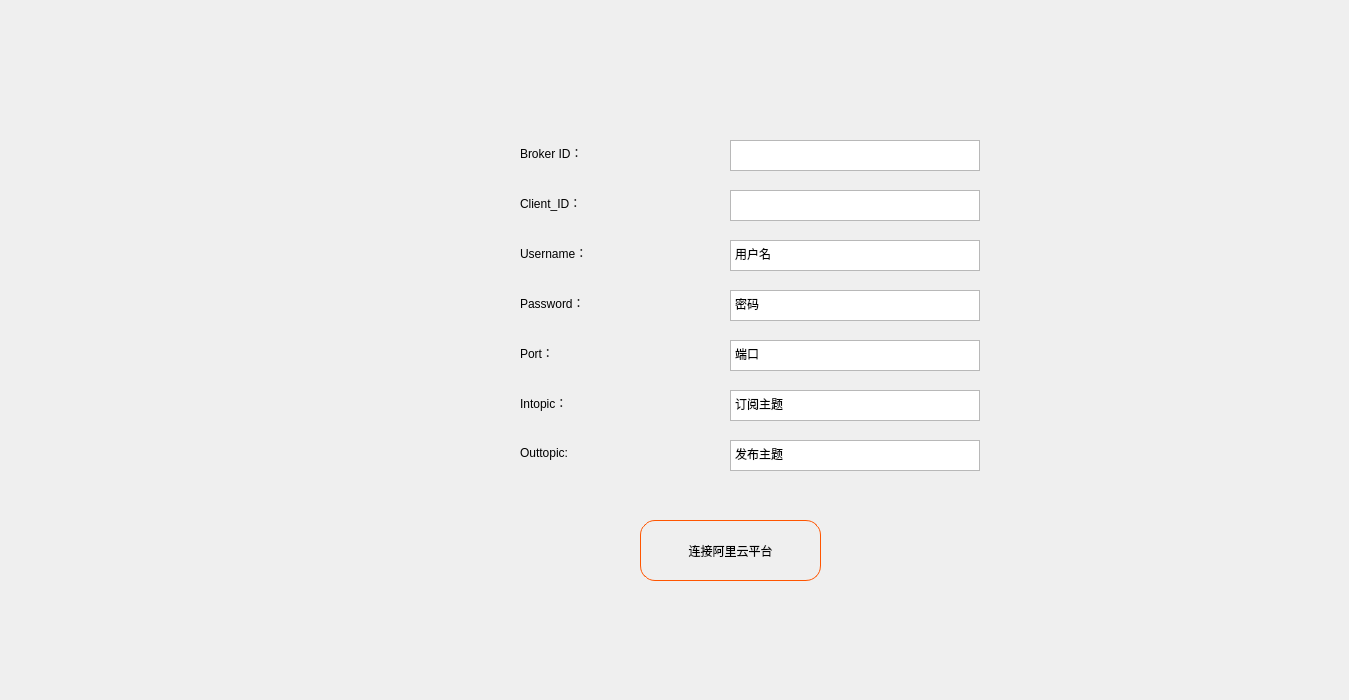
     <widget class="QWidget" name="tab_1_17">
      <attribute name="title">
       <string>Aliyun接入</string>
      </attribute>
      <widget class="QWidget" name="widget_25" native="true">
       <property name="geometry">
        <rect>
         <x>730</x>
         <y>140</y>
         <width>331</width>
         <height>331</height>
        </rect>
       </property>
       <widget class="QTextEdit" name="broker_5">
        <property name="geometry">
         <rect>
          <x>0</x>
          <y>0</y>
          <width>250</width>
          <height>31</height>
         </rect>
        </property>
        <property name="markdown">
         <string>根据物联网平台选择

</string>
        </property>
       </widget>
       <widget class="QTextEdit" name="port_5">
        <property name="geometry">
         <rect>
          <x>0</x>
          <y>200</y>
          <width>250</width>
          <height>31</height>
         </rect>
        </property>
        <property name="markdown">
         <string>端口

</string>
        </property>
        <property name="html">
         <string>&lt;!DOCTYPE HTML PUBLIC &quot;-//W3C//DTD HTML 4.0//EN&quot; &quot;http://www.w3.org/TR/REC-html40/strict.dtd&quot;&gt;
&lt;html&gt;&lt;head&gt;&lt;meta name=&quot;qrichtext&quot; content=&quot;1&quot; /&gt;&lt;meta charset=&quot;utf-8&quot; /&gt;&lt;style type=&quot;text/css&quot;&gt;
p, li { white-space: pre-wrap; }
hr { height: 1px; border-width: 0; }
li.unchecked::marker { content: &quot;\2610&quot;; }
li.checked::marker { content: &quot;\2612&quot;; }
&lt;/style&gt;&lt;/head&gt;&lt;body style=&quot; font-family:'Microsoft YaHei'; font-size:9pt; font-weight:400; font-style:normal;&quot;&gt;
&lt;p style=&quot; margin-top:6px; margin-bottom:6px; margin-left:0px; margin-right:0px; -qt-block-indent:0; text-indent:0px;&quot;&gt;端口&lt;/p&gt;&lt;/body&gt;&lt;/html&gt;</string>
        </property>
       </widget>
       <widget class="QTextEdit" name="client_5">
        <property name="geometry">
         <rect>
          <x>0</x>
          <y>50</y>
          <width>250</width>
          <height>31</height>
         </rect>
        </property>
        <property name="lineWrapMode">
         <enum>QTextEdit::LineWrapMode::WidgetWidth</enum>
        </property>
        <property name="markdown">
         <string>Client_ID

</string>
        </property>
       </widget>
       <widget class="QTextEdit" name="password_5">
        <property name="geometry">
         <rect>
          <x>0</x>
          <y>150</y>
          <width>250</width>
          <height>31</height>
         </rect>
        </property>
        <property name="markdown">
         <string>密码

</string>
        </property>
        <property name="html">
         <string>&lt;!DOCTYPE HTML PUBLIC &quot;-//W3C//DTD HTML 4.0//EN&quot; &quot;http://www.w3.org/TR/REC-html40/strict.dtd&quot;&gt;
&lt;html&gt;&lt;head&gt;&lt;meta name=&quot;qrichtext&quot; content=&quot;1&quot; /&gt;&lt;meta charset=&quot;utf-8&quot; /&gt;&lt;style type=&quot;text/css&quot;&gt;
p, li { white-space: pre-wrap; }
hr { height: 1px; border-width: 0; }
li.unchecked::marker { content: &quot;\2610&quot;; }
li.checked::marker { content: &quot;\2612&quot;; }
&lt;/style&gt;&lt;/head&gt;&lt;body style=&quot; font-family:'Microsoft YaHei'; font-size:9pt; font-weight:400; font-style:normal;&quot;&gt;
&lt;p style=&quot; margin-top:6px; margin-bottom:6px; margin-left:0px; margin-right:0px; -qt-block-indent:0; text-indent:0px;&quot;&gt;密码&lt;/p&gt;&lt;/body&gt;&lt;/html&gt;</string>
        </property>
       </widget>
       <widget class="QTextEdit" name="outtopic_5">
        <property name="geometry">
         <rect>
          <x>0</x>
          <y>300</y>
          <width>250</width>
          <height>31</height>
         </rect>
        </property>
        <property name="markdown">
         <string>发布主题

</string>
        </property>
        <property name="html">
         <string>&lt;!DOCTYPE HTML PUBLIC &quot;-//W3C//DTD HTML 4.0//EN&quot; &quot;http://www.w3.org/TR/REC-html40/strict.dtd&quot;&gt;
&lt;html&gt;&lt;head&gt;&lt;meta name=&quot;qrichtext&quot; content=&quot;1&quot; /&gt;&lt;meta charset=&quot;utf-8&quot; /&gt;&lt;style type=&quot;text/css&quot;&gt;
p, li { white-space: pre-wrap; }
hr { height: 1px; border-width: 0; }
li.unchecked::marker { content: &quot;\2610&quot;; }
li.checked::marker { content: &quot;\2612&quot;; }
&lt;/style&gt;&lt;/head&gt;&lt;body style=&quot; font-family:'Microsoft YaHei'; font-size:9pt; font-weight:400; font-style:normal;&quot;&gt;
&lt;p style=&quot; margin-top:6px; margin-bottom:6px; margin-left:0px; margin-right:0px; -qt-block-indent:0; text-indent:0px;&quot;&gt;发布主题&lt;/p&gt;&lt;/body&gt;&lt;/html&gt;</string>
        </property>
       </widget>
       <widget class="QTextEdit" name="username_5">
        <property name="geometry">
         <rect>
          <x>0</x>
          <y>100</y>
          <width>250</width>
          <height>31</height>
         </rect>
        </property>
        <property name="markdown">
         <string>用户名

</string>
        </property>
        <property name="html">
         <string>&lt;!DOCTYPE HTML PUBLIC &quot;-//W3C//DTD HTML 4.0//EN&quot; &quot;http://www.w3.org/TR/REC-html40/strict.dtd&quot;&gt;
&lt;html&gt;&lt;head&gt;&lt;meta name=&quot;qrichtext&quot; content=&quot;1&quot; /&gt;&lt;meta charset=&quot;utf-8&quot; /&gt;&lt;style type=&quot;text/css&quot;&gt;
p, li { white-space: pre-wrap; }
hr { height: 1px; border-width: 0; }
li.unchecked::marker { content: &quot;\2610&quot;; }
li.checked::marker { content: &quot;\2612&quot;; }
&lt;/style&gt;&lt;/head&gt;&lt;body style=&quot; font-family:'Microsoft YaHei'; font-size:9pt; font-weight:400; font-style:normal;&quot;&gt;
&lt;p style=&quot; margin-top:6px; margin-bottom:6px; margin-left:0px; margin-right:0px; -qt-block-indent:0; text-indent:0px;&quot;&gt;用户名&lt;/p&gt;&lt;/body&gt;&lt;/html&gt;</string>
        </property>
       </widget>
       <widget class="QTextEdit" name="intopic_5">
        <property name="geometry">
         <rect>
          <x>0</x>
          <y>250</y>
          <width>250</width>
          <height>31</height>
         </rect>
        </property>
        <property name="markdown">
         <string>订阅主题

</string>
        </property>
        <property name="html">
         <string>&lt;!DOCTYPE HTML PUBLIC &quot;-//W3C//DTD HTML 4.0//EN&quot; &quot;http://www.w3.org/TR/REC-html40/strict.dtd&quot;&gt;
&lt;html&gt;&lt;head&gt;&lt;meta name=&quot;qrichtext&quot; content=&quot;1&quot; /&gt;&lt;meta charset=&quot;utf-8&quot; /&gt;&lt;style type=&quot;text/css&quot;&gt;
p, li { white-space: pre-wrap; }
hr { height: 1px; border-width: 0; }
li.unchecked::marker { content: &quot;\2610&quot;; }
li.checked::marker { content: &quot;\2612&quot;; }
&lt;/style&gt;&lt;/head&gt;&lt;body style=&quot; font-family:'Microsoft YaHei'; font-size:9pt; font-weight:400; font-style:normal;&quot;&gt;
&lt;p style=&quot; margin-top:6px; margin-bottom:6px; margin-left:0px; margin-right:0px; -qt-block-indent:0; text-indent:0px;&quot;&gt;订阅主题&lt;/p&gt;&lt;/body&gt;&lt;/html&gt;</string>
        </property>
       </widget>
      </widget>
      <widget class="QWidget" name="widget_26" native="true">
       <property name="geometry">
        <rect>
         <x>520</x>
         <y>140</y>
         <width>111</width>
         <height>331</height>
        </rect>
       </property>
       <widget class="QLabel" name="label_133">
        <property name="geometry">
         <rect>
          <x>0</x>
          <y>300</y>
          <width>104</width>
          <height>25</height>
         </rect>
        </property>
        <property name="styleSheet">
         <string notr="true">
font: 14pt &quot;微软雅黑&quot;;
</string>
        </property>
        <property name="text">
         <string>Outtopic:</string>
        </property>
       </widget>
       <widget class="QLabel" name="label_brokerid_5">
        <property name="geometry">
         <rect>
          <x>0</x>
          <y>0</y>
          <width>104</width>
          <height>25</height>
         </rect>
        </property>
        <property name="styleSheet">
         <string notr="true">
font: 14pt &quot;微软雅黑&quot;;
</string>
        </property>
        <property name="text">
         <string>Broker ID：</string>
        </property>
       </widget>
       <widget class="QLabel" name="label_134">
        <property name="geometry">
         <rect>
          <x>0</x>
          <y>200</y>
          <width>104</width>
          <height>25</height>
         </rect>
        </property>
        <property name="styleSheet">
         <string notr="true">
font: 14pt &quot;微软雅黑&quot;;
</string>
        </property>
        <property name="text">
         <string>Port：</string>
        </property>
       </widget>
       <widget class="QLabel" name="label_135">
        <property name="geometry">
         <rect>
          <x>0</x>
          <y>100</y>
          <width>104</width>
          <height>25</height>
         </rect>
        </property>
        <property name="styleSheet">
         <string notr="true">
font: 14pt &quot;微软雅黑&quot;;
</string>
        </property>
        <property name="text">
         <string>Username：</string>
        </property>
       </widget>
       <widget class="QLabel" name="label_136">
        <property name="geometry">
         <rect>
          <x>0</x>
          <y>250</y>
          <width>104</width>
          <height>25</height>
         </rect>
        </property>
        <property name="styleSheet">
         <string notr="true">
font: 14pt &quot;微软雅黑&quot;;
</string>
        </property>
        <property name="text">
         <string>Intopic：</string>
        </property>
       </widget>
       <widget class="QLabel" name="label_137">
        <property name="geometry">
         <rect>
          <x>0</x>
          <y>50</y>
          <width>104</width>
          <height>25</height>
         </rect>
        </property>
        <property name="styleSheet">
         <string notr="true">
font: 14pt &quot;微软雅黑&quot;;
</string>
        </property>
        <property name="text">
         <string>Client_ID：</string>
        </property>
       </widget>
       <widget class="QLabel" name="label_138">
        <property name="geometry">
         <rect>
          <x>0</x>
          <y>150</y>
          <width>104</width>
          <height>25</height>
         </rect>
        </property>
        <property name="styleSheet">
         <string notr="true">
font: 14pt &quot;微软雅黑&quot;;
</string>
        </property>
        <property name="text">
         <string>Password：</string>
        </property>
       </widget>
      </widget>
      <widget class="QPushButton" name="connected_button_5">
       <property name="geometry">
        <rect>
         <x>640</x>
         <y>520</y>
         <width>181</width>
         <height>61</height>
        </rect>
       </property>
       <property name="styleSheet">
        <string notr="true">
QPushButton{
background:transparent;
font: 14pt &quot;微软雅黑&quot;;
border:1px solid;
border-color: rgb(255, 85, 0);
border-radius:15;
}


QPushButton::hover{background:rgba(0, 0, 0,170)}

</string>
       </property>
       <property name="text">
        <string>连接阿里云平台</string>
       </property>
       <property name="icon">
        <iconset resource="../resource/1.qrc">
         <normaloff>:/1/aliyun.png</normaloff>:/1/aliyun.png</iconset>
       </property>
       <property name="iconSize">
        <size>
         <width>30</width>
         <height>30</height>
        </size>
       </property>
      </widget>
      <widget class="QLabel" name="label_139">
       <property name="geometry">
        <rect>
         <x>0</x>
         <y>10</y>
         <width>150</width>
         <height>150</height>
        </rect>
       </property>
       <property name="text">
        <string/>
       </property>
       <property name="pixmap">
        <pixmap resource="../resource/1.qrc">:/1/智能机械臂.png</pixmap>
       </property>
       <property name="scaledContents">
        <bool>true</bool>
       </property>
      </widget>
      <widget class="QLabel" name="label_140">
       <property name="geometry">
        <rect>
         <x>10</x>
         <y>500</y>
         <width>241</width>
         <height>191</height>
        </rect>
       </property>
       <property name="text">
        <string/>
       </property>
       <property name="pixmap">
        <pixmap resource="../resource/1.qrc">:/1/zstu_logo.png</pixmap>
       </property>
       <property name="scaledContents">
        <bool>true</bool>
       </property>
      </widget>
      <widget class="QLabel" name="label_141">
       <property name="geometry">
        <rect>
         <x>1140</x>
         <y>470</y>
         <width>200</width>
         <height>200</height>
        </rect>
       </property>
       <property name="text">
        <string/>
       </property>
       <property name="pixmap">
        <pixmap resource="../resource/1.qrc">:/1/智能制造.png</pixmap>
       </property>
       <property name="scaledContents">
        <bool>true</bool>
       </property>
      </widget>
     </widget>
